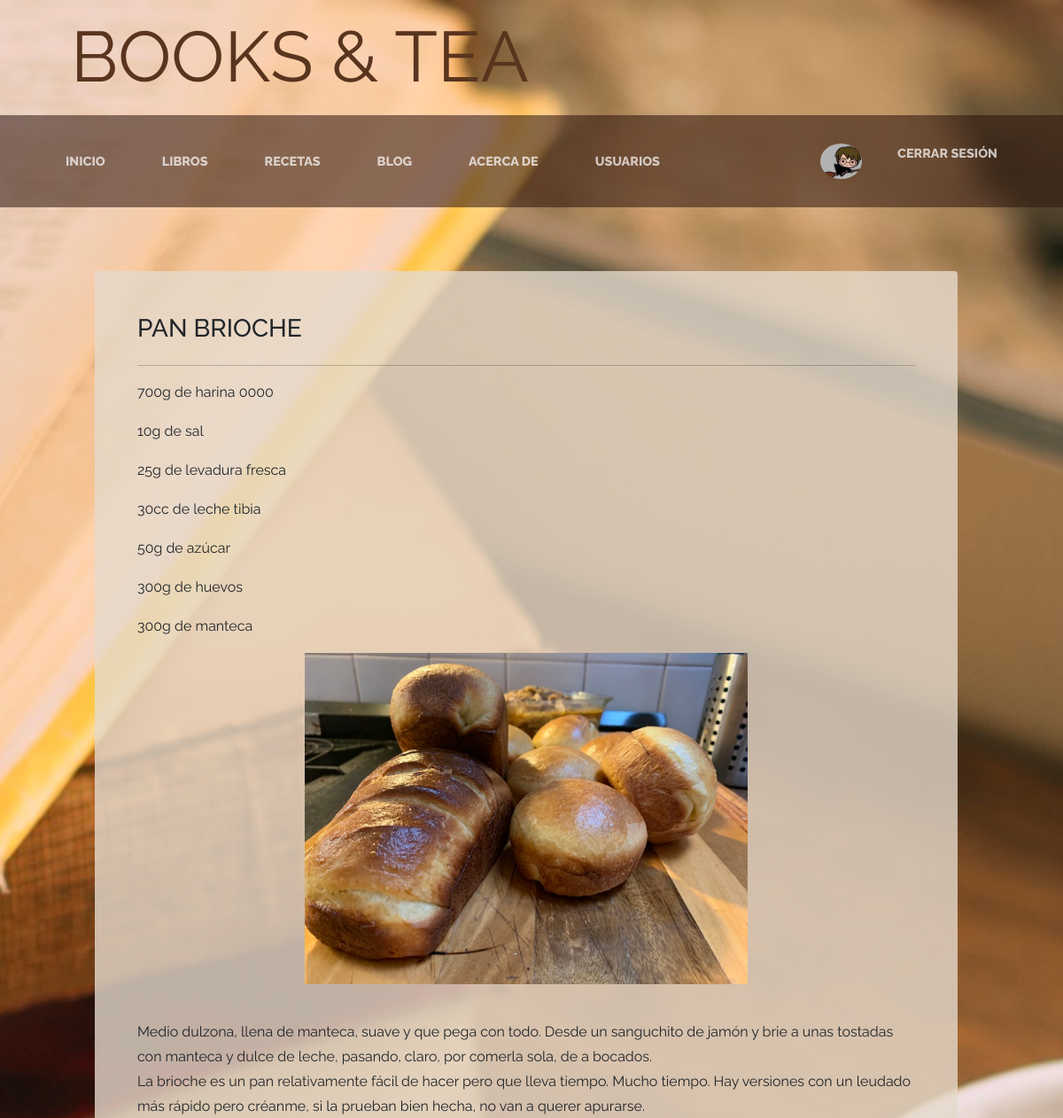
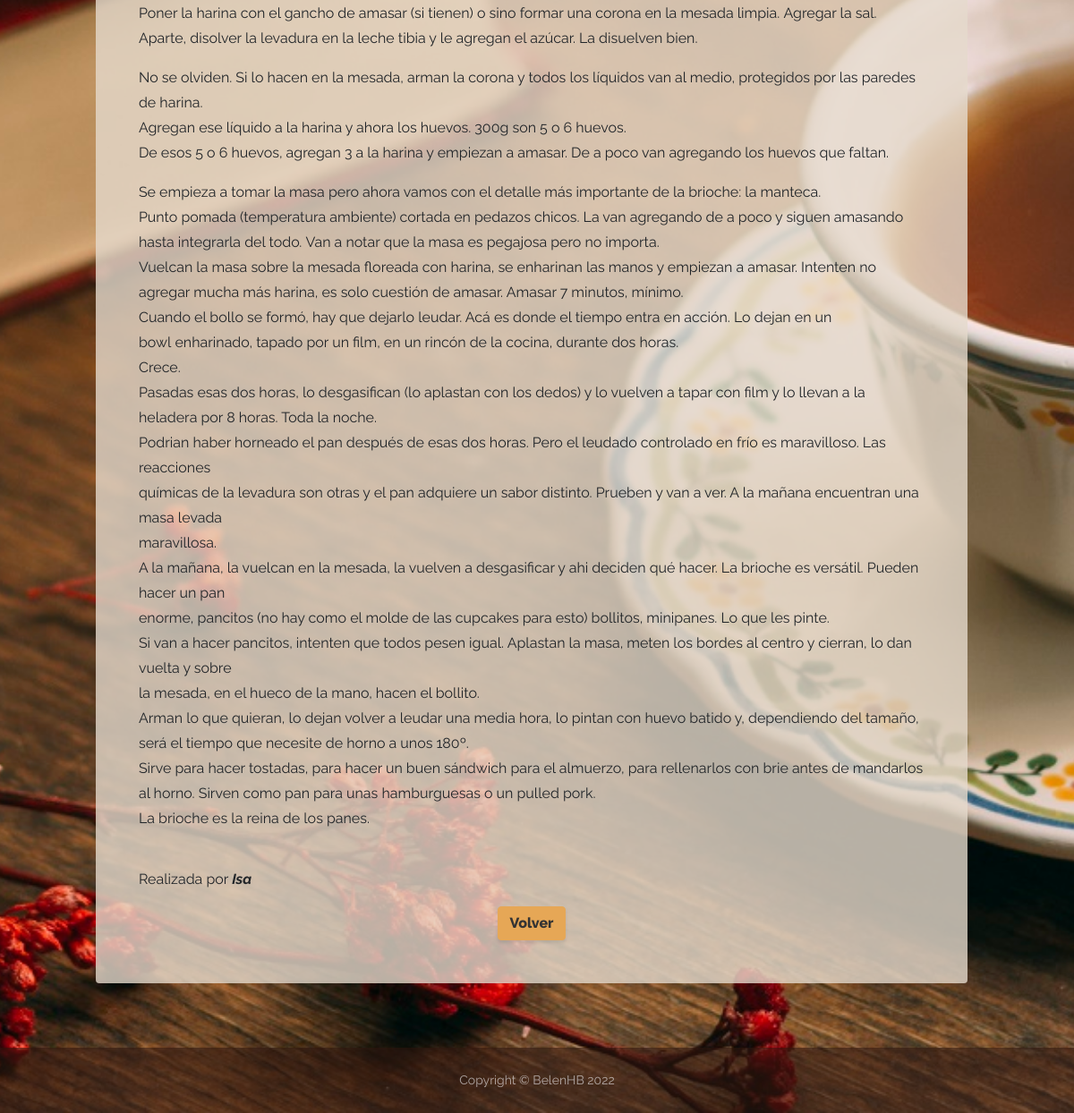
/recipes/8/ (signed in), run on the app's committed database (2 pictures, top to bottom).
### accounts/models.py (models this page shows, shortened)
class Profile(models.Model):
  avatar = models.ImageField(upload_to='profiles', null=True, blank=True)
  user = models.OneToOneField(User, on_delete=models.CASCADE)
  link = models.URLField(null=True)
  description = models.CharField(max_length=200)

### recipes/models.py (models this page shows, shortened)
class Recipe(models.Model):
  recipe_title = models.CharField(max_length=150, verbose_name='Receta')
  ingredients = RichTextField(verbose_name='Ingredientes')
  preparation = RichTextField(verbose_name='Preparación')
  author = models.ForeignKey(User, on_delete=models.CASCADE, verbose_name='Autor')
  picture = models.ImageField(upload_to='recipes/', null=True, blank=True, verbose_name='Foto')

### recipes/views.py (the view)
# urls.py: path('<int:pk>/', views.RecipeDetail.as_view(), name='recipe_detail'),
class RecipeDetail(DetailView):
  model = Recipe
  template_name = 'recipes/recipe_detail.html'

### recipes/templates/recipes/recipe_detail.html (shortened to what this page needs)
{% extends 'core/base.html' %}
{% load static %}
{% block content %}
<section class="page-section clearfix">
  <dic class="container">
    <div class="about-heading-content">
      <div class="row me-0">
        <div class="col-xl-9 col-lg-10 mx-auto">
          <div class="bg-faded p-5 rounded" style="background-color:#e5dacccc;">
          <h3 class="section-heading mb-4">{{recipe.recipe_title}}</h3>
          <hr>
          <p>{{recipe.ingredients|safe}}</p>
            {% if recipe.picture %}
            <div class="text-center">
              <img src="{{recipe.picture.url}}" alt="" width="500px" heigth="500px">
            </div>
            {% endif %}
          <br>
          <p>{{recipe.preparation|safe}}</p>
          <br>
          <p>Realizada por <b><em>{{recipe.author}}</b></em></p>
          <div class="intro-button mx-auto text-center">
            <a class="btn btn-primary btn-md" href="{% url 'recipes' %}">
              Volver
            </a>
          </div>
        </div>
      </div>
    </div>
  </div>
</section>
{% endblock content %}

### core/templates/core/base.html (shortened to what this page needs)
<!DOCTYPE html>
<html lang="en">
  <head>
    {% load static %}
    <link href="{% static 'core/css/styles.css' %}" rel="stylesheet" />
  </head>
  <body>
    <header>
      <h1 class="site-heading text-start title text-faded d-none d-lg-block">
        <span class="site-heading-lower">Books & Tea</span>
      </h1>
    </header>
    <nav class="navbar navbar-expand-lg navbar-dark py-lg-4" id="mainNav">
      <div class="container">
        <div class="collapse navbar-collapse" id="navbarSupportedContent">
          <div class="navbar-nav justify-content-start">
            <li class="nav-item px-lg-4 {% if request.path == '/' %}active{% endif %} ">
              <a class="nav-link text-uppercase" href="{% url 'home' %}">Inicio</a>
            </li>
            <li class="nav-item px-lg-4 {% if request.path == '/books/' %}active{% endif %}">
              <a class="nav-link text-uppercase" href="{% url 'book_list' %}">Libros</a>
            </li>
            <li class="nav-item px-lg-4 {% if request.path == '/recipes/' %}active{% endif %}">
              <a class="nav-link text-uppercase" href="{% url 'recipes' %}">Recetas</a>
            </li>
            <li class="nav-item px-lg-4 {% if request.path == '/pages/' %}active{% endif %}">
              <a class="nav-link text-uppercase" href="{% url 'pages' %}">Blog</a>
            </li>
            <li class="nav-item px-lg-4 {% if request.path == '/about/' %}active{% endif %}">
              <a class="nav-link text-uppercase"  href="{% url 'about' %}">Acerca de</a>
            </li>
            <li class="nav-item px-lg-4 {% if request.path == '/profiles_list/' %}active{% endif %}">
              <a class="nav-link text-uppercase"  href="{% url 'profiles_list' %}">Usuarios</a>
            </li>
          </div>
          <div class="navbar-nav justify-content-end">
            {% if not request.user.is_authenticated %}
              <li class="nav-item px-lg-4 {% if request.path == '/accounts/login/' %}active{% endif %}">
                <a class="nav-link text-uppercase"  href="{% url 'login' %}">Ingresar</a>
              </li>
              <li class="nav-item px-lg-4 {% if request.path == '/accounts/signup/' %}active{% endif %}">
                <a class="nav-link text-uppercase"  href="{% url 'signup' %}">Registrarse</a>
              </li>
            {% else %}
              <li>
                <a class="nav-link text-uppercase"  href="{% url 'profile' %}">
                  {% if request.user.profile.avatar  %}
                    <img src="{{request.user.profile.avatar.url}}" alt="" widht="40px" height="40px" class="rounded-circle">
                  {% else %}
                    <img src="{% static 'core/assets/img/no-avatar.jpg' %}" alt=""  height="40px" class="rounded-circle">
                  {% endif %}
                </a>
              </li>
              <li class="nav-item px-lg-4">
                <a class="nav-link text-uppercase"  href="{% url 'logout' %}">Cerrar sesión</a>
              </li>
            {% endif %}
          </div>
        </div>
      </div>
    </nav>
    {% block content %}
    {% endblock %}
    <footer class="footer text-faded text-center py-5">
      <div class="container"><p class="m-0 small">Copyright &copy; BelenHB 2022</p></div>
    </footer>
  </body>
</html>

### data on the page
Recipe: recipe_title "PAN BRIOCHE", ingredients "700g de harina 0000 10g de sal 25g de levadura fresca 30cc de leche tibia 50g de azúcar 300g de huevos 300g de manteca", picture (picture), preparation "Medio dulzona, llena de manteca, suave y que pega con todo. Desde un sanguchito de jamón y brie a unas tostadas con manteca y dulce de leche, pasando, claro, por comerla sola, de a bocados. La brioche es un pan relativamente fácil de hacer pero que lleva tiempo. Mucho tiempo. Hay versiones con un leudado más rápido pero créanme, si la prueban bien hecha, no van a querer apurarse. Poner la harina con el gancho de amasar (si tienen) o sino formar una corona en la mesada limpia. Agregar la sal. Aparte, disolver la levadura en la leche tibia y le agregan el azúcar. La disuelven bien. No se olviden. Si lo hacen en la mesada, arman la corona y todos los líquidos van al medio, protegidos por las…", author "Isa"
